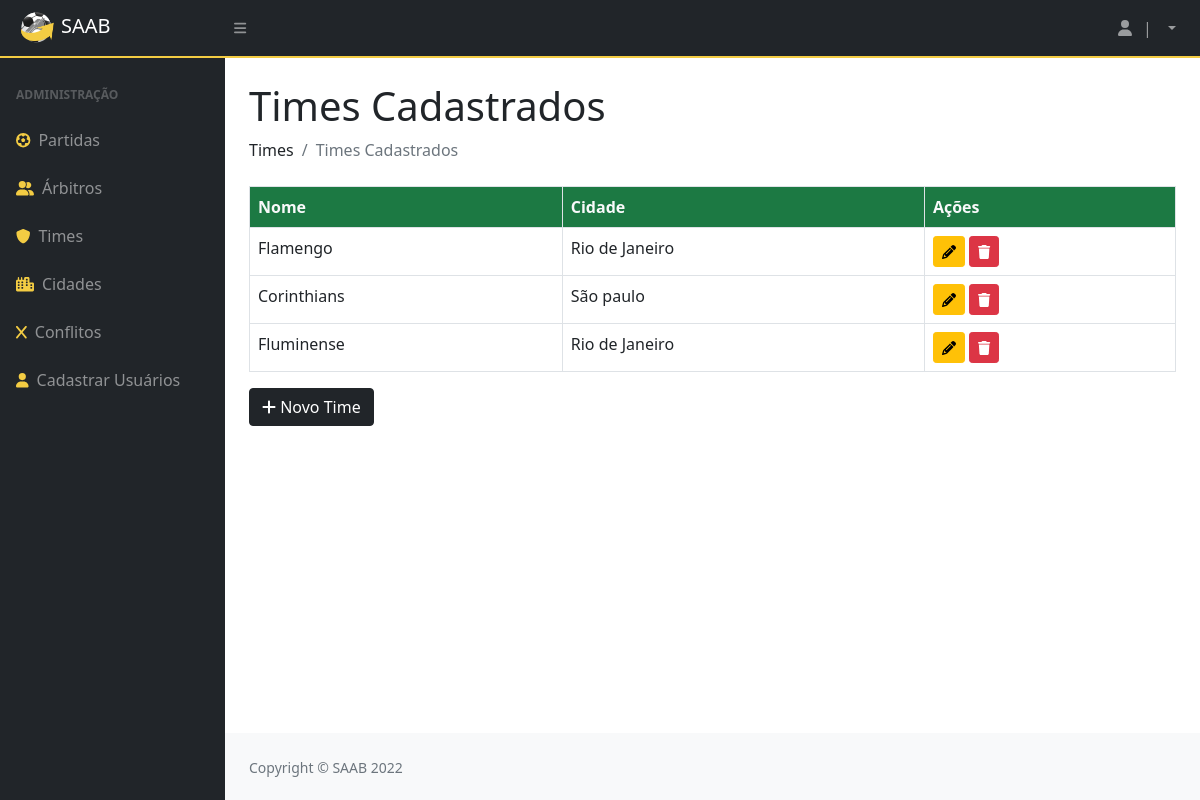
/times/, run on an earlier commit of the app's database.
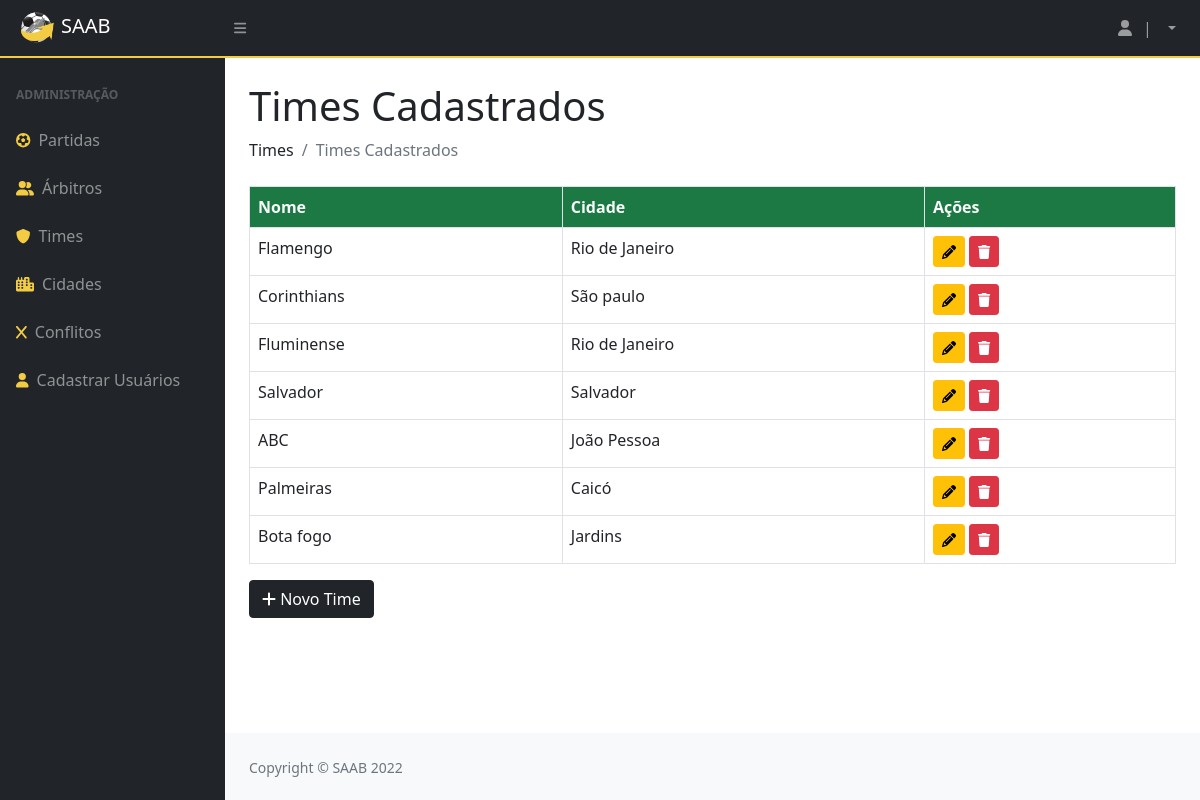
And on a later commit of the database.
### privado/models.py (models this page shows, shortened)
class Time(models.Model):
    codigo = models.AutoField(primary_key=True)
    nome = models.CharField(max_length=100)
    cidade = models.ForeignKey(Cidade, on_delete=models.CASCADE)

class Cidade(models.Model):
    codigo = models.AutoField(primary_key=True)
    nome = models.CharField(max_length=100)
    def __str__(self):
        return (self.nome)

### privado/views.py (the view)
# urls.py: path('times/', times, name="url_times"),
@has_permission_decorator('mexer_no_sistema')
def times(request):
    time = Time.objects.all()
    parametros = {"time": time}
    return render(request, "SAAB/times.html", parametros)

### privado/templates/SAAB/times.html (shortened to what this page needs)
{% extends 'SAAB/layout.html' %}
{% block conteudo %}
{% load static %}
{% load crispy_forms_tags %}
<!DOCTYPE html>
<html lang="en">
    <head>
    </head>
    <body>
        <h1 class="mt-4">Times Cadastrados</h1>
        <ol class="breadcrumb mb-4">
            <li class="breadcrumb-item">Times</li>
            <li class="breadcrumb-item active">Times Cadastrados</li>
        </ol>
        <table class="table table-bordered">
            <thead>
                <tr>
                    <th>Nome</th>
                    <th>Cidade</th>
                    <th>Ações</th>
                </tr>
            </thead>
            {% for i in time %}
                <tr>
                    <td> {{ i.nome }}</td>
                    <td> {{ i.cidade }}</td>
                    <td>
                        <a href="{% url 'url_updateTime' i.codigo %}"><button class="btn btn-warning btn-sm"><i class="fas fa-pencil"></i></button></a>
                        <a href="{% url 'url_deleteTime' i.codigo %}"><button class="btn btn-danger btn-sm"><i class="fas fa-trash"></i></button></a>
                    </td>
                </tr>
            {% endfor %}
        </table>
        <a href="{% url 'url_formTime' %}"><button  class="btn btn-dark"><i class="fa-solid fa-plus"></i>&nbsp;Novo Time</button></a>
    </body>
</html>
{% endblock %}

What changed in the data, as far as the page shows it:
added Time: nome "Salvador", cidade "Salvador"
added Time: nome "ABC", cidade "João Pessoa"
added Time: nome "Palmeiras", cidade "Caicó"
added Time: nome "Bota fogo", cidade "Jardins"
